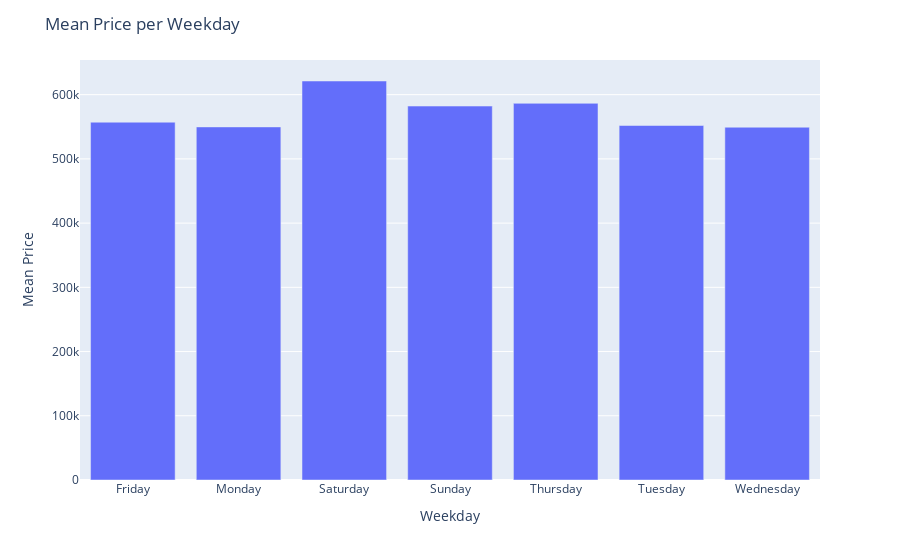

Source (notebook cell):
### Code cell
fig = px.bar(data_frame = weekday_group, x = 'weekday', y = 'price', 
            labels = {'weekday':'Weekday', 'price':'Mean Price'})
fig.update_layout(title = 'Mean Price per Weekday')
fig.show()

### Figure 1 — Plotly figure (JSON) as saved in the notebook; plotly's stock layout.template omitted (floating-point values rounded to 4 significant figures)
{"data": [{"hovertemplate": "Weekday=%{x}<br>Mean Price=%{y}<extra></extra>", "legendgroup": "", "marker": {"color": "#636efa", "pattern": {"shape": ""}}, "name": "", "orientation": "v", "showlegend": false, "textposition": "auto", "type": "bar", "x": ["Friday", "Monday", "Saturday", "Sunday", "Thursday", "Tuesday", "Wednesday"], "xaxis": "x", "y": [557200.0, 549800.0, 621300.0, 582300.0, 586500.0, 552000.0, 549300.0], "yaxis": "y"}], "layout": {"barmode": "relative", "legend": {"tracegroupgap": 0}, "margin": {"t": 60}, "title": {"text": "Mean Price per Weekday"}, "xaxis": {"anchor": "y", "domain": [0, 1], "title": {"text": "Weekday"}}, "yaxis": {"anchor": "x", "domain": [0, 1], "title": {"text": "Mean Price"}}}}
